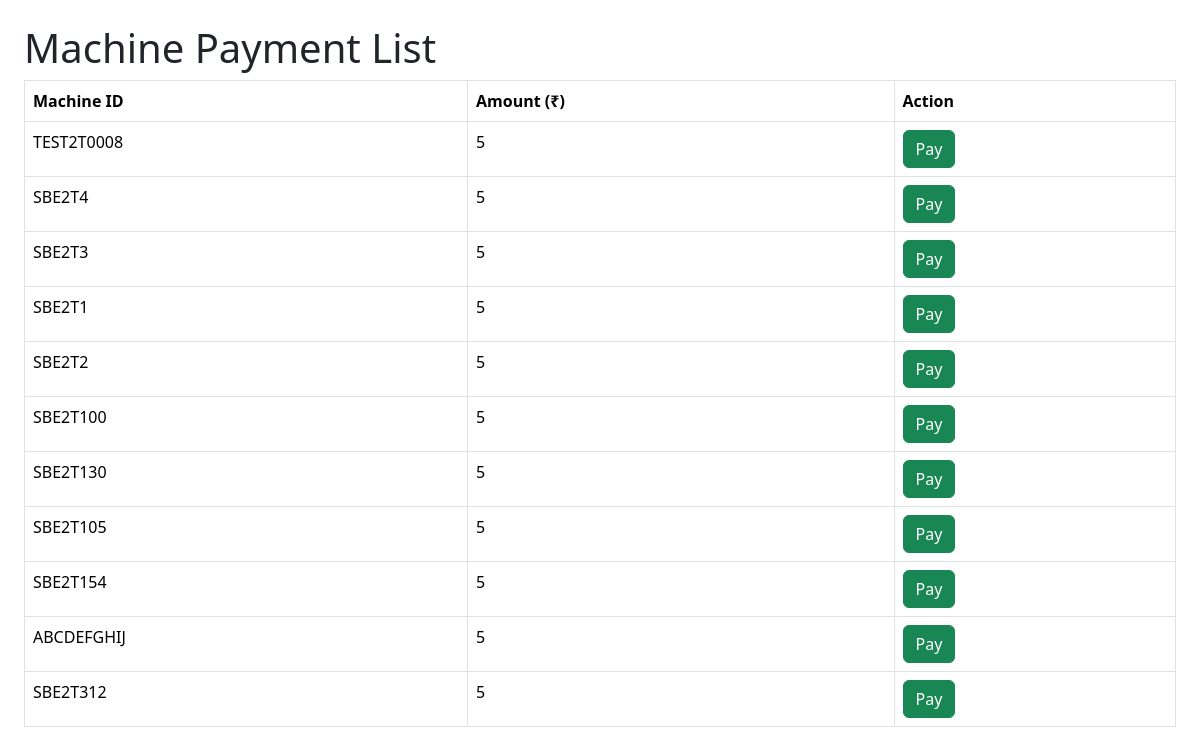
/Admin/transaction.php, run on the app's committed database.
### tables this page shows
CREATE TABLE `machines` (
  `id` int NOT NULL,
  `machine_id` varchar(20) DEFAULT NULL,
  `client_name` varchar(30) DEFAULT NULL,
  `state` varchar(30) DEFAULT NULL,
  `district` varchar(50) DEFAULT NULL,
  `city` varchar(30) DEFAULT NULL,
  `address` text,
  `inst_address` text,
  `project_name` varchar(30) DEFAULT NULL,
  `po_date` date DEFAULT NULL,
  `dispatch_date` date DEFAULT NULL,
  `installation_date` date DEFAULT NULL,
  `qr_code` blob,
  `status` varchar(15) DEFAULT NULL,
  `wall_clean` varchar(10) DEFAULT NULL,
  `seats` int DEFAULT NULL,
  `flush_time` int DEFAULT NULL,
  `floor_time` int DEFAULT NULL,
  `wall_time` int DEFAULT NULL,
  `uses_amt` int DEFAULT NULL,
  `mode` varchar(30) DEFAULT NULL,
  `free` varchar(3) DEFAULT NULL,
  `coin` varchar(3) DEFAULT NULL,
  `upi` varchar(3) DEFAULT NULL,
  `smart_card` varchar(3) DEFAULT NULL,
  `digital_token` varchar(3) DEFAULT NULL,
  `machine_code` varchar(15) DEFAULT NULL,
  `m_desc` text,
  `created` timestamp NULL DEFAULT CURRENT_TIMESTAMP,
  `cretedby` varchar(30) DEFAULT NULL,
  `updatedon` timestamp NULL DEFAULT CURRENT_TIMESTAMP ON UPDATE CURRENT_TIMESTAMP,
  `updatedby` varchar(30) DEFAULT NULL
);

### Admin/transaction.php (the view, shortened to what this page needs)
<!DOCTYPE html>
<html lang="en">
<head>
  <link href="https://cdn.jsdelivr.net/npm/bootstrap@5.3.2/dist/css/bootstrap.min.css" rel="stylesheet">
</head>
<body class="p-4">
  <h1>Machine Payment List</h1>
  <table class="table table-bordered">
    <thead>
      <tr>
        <th>Machine ID</th>
        <th>Amount (₹)</th>
        <th>Action</th>
      </tr>
    </thead>
    <tbody>
      <?php
      include 'include/config.php';
      $sql = "SELECT machine_id, uses_amt FROM machines";
      $result = $conn->query($sql);
      if ($result->num_rows > 0) {
        while ($row = $result->fetch_assoc()) {
          echo "<tr>
                  <td>{$row['machine_id']}</td>
                  <td>{$row['uses_amt']}</td>
                  <td>
  <button class='btn btn-success pay-btn'
          data-machineid='{$row['machine_id']}'
          data-amount='{$row['uses_amt']}'>
    Pay
  </button>
</td>
                </tr>";
        }
      } else {
        echo "<tr><td colspan='3' class='text-center'>No Machines Found</td></tr>";
      }
      ?>
    </tbody>
  </table>
</body>
</html>

### data on the page
machines: machine "TEST2T0008", uses_amt "5"
machines: machine "SBE2T4", uses_amt "5"
machines: machine "SBE2T3", uses_amt "5"
machines: machine "SBE2T1", uses_amt "5"
machines: machine "SBE2T2", uses_amt "5"
machines: machine "SBE2T100", uses_amt "5"
machines: machine "SBE2T130", uses_amt "5"
machines: machine "SBE2T105", uses_amt "5"
machines: machine "SBE2T154", uses_amt "5"
machines: machine "ABCDEFGHIJ", uses_amt "5"
machines: machine "SBE2T312", uses_amt "5"
